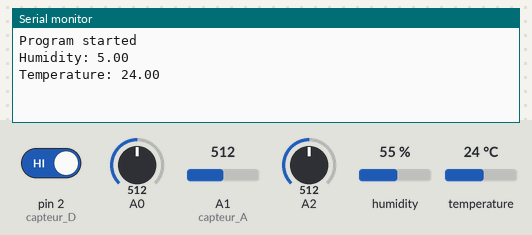
Recording of a sketch running on a simulated Arduino Uno, built with avr-gcc and run on an emulated ATmega328P. Shown: the last lines printed to the serial monitor. Inputs (shaded band) come from the test bench; at power-on: pin 2 (capteur_D) HIGH, humidity 55 %, A0 = 512, A1 (capteur_A) = 512, A2 = 512, temperature 24 °C.

Above: at 2.2 s.
2.3 s: pin 2 (capteur_D) driven LOW
4.5 s: pin 2 (capteur_D) driven HIGH
14.8 s: humidity set to 22 %
At 15.4 s:
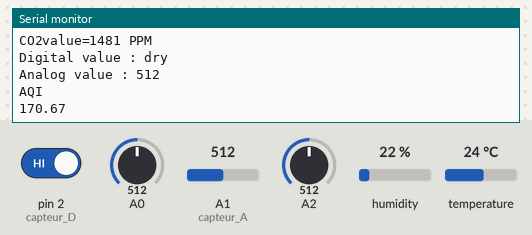
16.3 s: A0 set to 716
At 17.5 s:
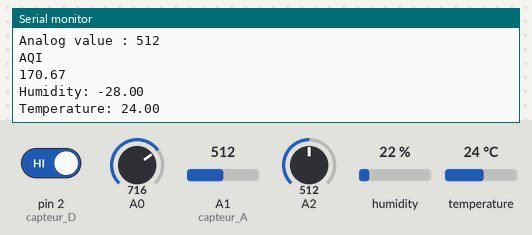
17.8 s: A1 (capteur_A) set to 716
At 19.1 s:
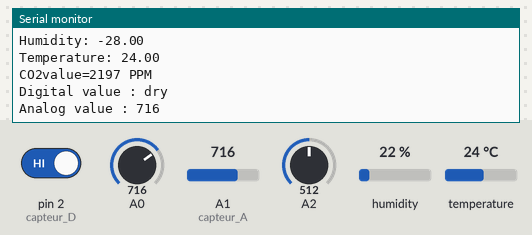
19.3 s: A2 set to 716
At 20.7 s:
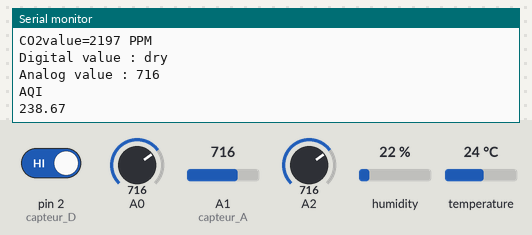
Timing chart, 0 to 21.8 s (numbered marks = the images above; inputs shaded):
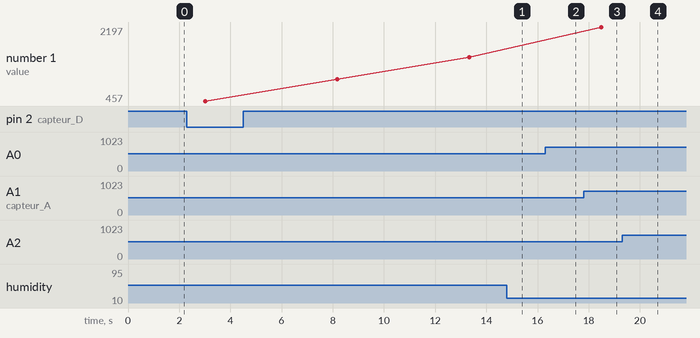

The sketch:

Arduino_Code.ino
```cpp
//DHT11 Lib
#include <DHT.h>

//Arduino to NodeMCU Lib
#include <SoftwareSerial.h>
#include <ArduinoJson.h>

//Initialise Arduino to NodeMCU (5=Rx & 6=Tx)
SoftwareSerial nodemcu(5, 6);

const int capteur_D = 2;
const int capteur_A = A1;
int val;

#define anInput     A3                        //analog feed from MQ135
#define co2Zero     55

//Initialisation of DHT11 Sensor
#define DHTPIN 4
DHT dht(DHTPIN, DHT11);
float temp;
float hum;
int co2now[10];                               //int array for co2 readings
int co2raw = 0;                               //int for raw value of co2
int co2ppm = 0;                               //int for calculated ppm
int zzz = 0;
float smoke;
void setup() {
  Serial.begin(9600);
  pinMode(anInput,INPUT);
  pinMode(capteur_D, INPUT);
  pinMode(capteur_A, INPUT);
  pinMode(A2, INPUT);
  dht.begin();
  nodemcu.begin(9600);
  delay(1000);

  Serial.println("Program started");
}

void loop() {

  StaticJsonBuffer<1000> jsonBuffer;
  JsonObject& data = jsonBuffer.createObject();

  //Obtain Temp and Hum data
  dht11_func();


  //Assign collected data to JSON Object
  data["humidity"] = hum;
  data["temperature"] = temp;

  co2ppmdata();
  data["CO2 PPM Level"] = co2ppm;

  rain();
  data["Rain"] = val;
  //Send data to NodeMCU
  data.printTo(nodemcu);
  jsonBuffer.clear();

  smoke1();

  delay(2000);
}

void dht11_func() {

  hum = dht.readHumidity()-50;
  temp = dht.readTemperature();
  Serial.print("Humidity: ");
  Serial.println(hum);
  Serial.print("Temperature: ");
  Serial.println(temp);

}

void co2ppmdata()
{

                                    //int for averaging
  for (int x = 0;x<10;x++)  //samplpe co2 10x over 2 seconds
  {
    co2now[x]=analogRead(A0);
    delay(200);
  }

  for (int x = 0;x<10;x++)  //add samples together
  {
    zzz=zzz + co2now[x];
  }

  co2raw = zzz/10;                            //divide samples by 10
  co2ppm = co2raw - co2Zero;                 //get calculated ppm
  co2ppm=abs(co2ppm);
  Serial.print("CO2value=");
  Serial.print(co2ppm);  // prints the value read
  Serial.println(" PPM");
  delay(50);

}


void rain()
{
  if(digitalRead(capteur_D) == LOW)
  {
    Serial.println("Digital value : wet");
    delay(10);
  }
  else
  {
    Serial.println("Digital value : dry");
    delay(10);
  }
  val=analogRead(capteur_A);
  Serial.print("Analog value : ");
  Serial.println(val);
  Serial.println("");
  delay(1000);
}

void smoke1()
{
  smoke=analogRead(A2);
  Serial.println("AQI");
  Serial.println(smoke/3);
}
```

Measured:
- after the input at 17.8 s, the serial monitor: prints a new line after 0.77 s (image 3)
- after the input at 19.3 s, the serial monitor: prints a new line after 0.33 s (image 4)
